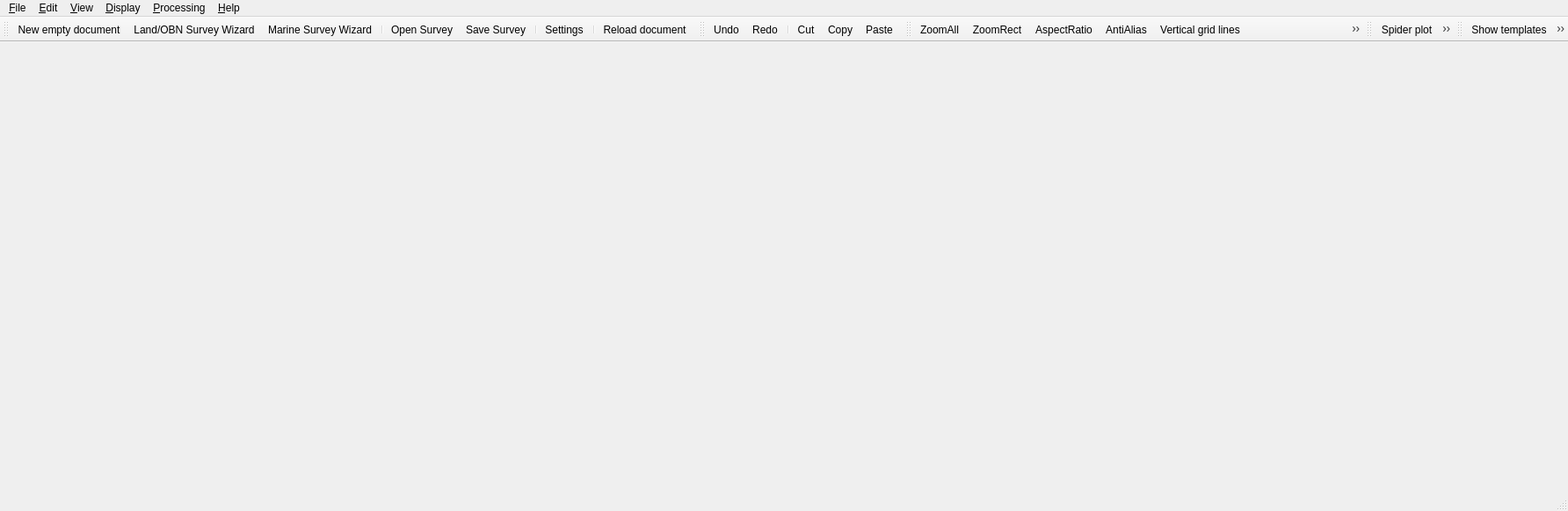
<?xml version="1.0" encoding="UTF-8"?>
<ui version="4.0">
 <class>MainWindow</class>
 <widget class="QMainWindow" name="MainWindow">
  <property name="geometry">
   <rect>
    <x>0</x>
    <y>0</y>
    <width>1784</width>
    <height>581</height>
   </rect>
  </property>
  <property name="contextMenuPolicy">
   <enum>Qt::PreventContextMenu</enum>
  </property>
  <property name="windowTitle">
   <string>Roll - 3D Seismic Survey Design</string>
  </property>
  <widget class="QWidget" name="centralwidget">
   <property name="sizePolicy">
    <sizepolicy hsizetype="Maximum" vsizetype="Preferred">
     <horstretch>0</horstretch>
     <verstretch>0</verstretch>
    </sizepolicy>
   </property>
  </widget>
  <widget class="QMenuBar" name="menubar">
   <property name="geometry">
    <rect>
     <x>0</x>
     <y>0</y>
     <width>1784</width>
     <height>22</height>
    </rect>
   </property>
   <widget class="QMenu" name="menu_File">
    <property name="title">
     <string>&amp;File</string>
    </property>
    <widget class="QMenu" name="menuNewSurvey">
     <property name="title">
      <string>&amp;New Survey</string>
     </property>
     <addaction name="actionNewLandSurvey"/>
     <addaction name="actionNewMarineSurvey"/>
     <addaction name="actionNew"/>
    </widget>
    <widget class="QMenu" name="menuExport">
     <property name="title">
      <string>Export to File</string>
     </property>
     <property name="icon">
      <iconset>
       <normalon>resources/mActionFileExport.svg</normalon>
      </iconset>
     </property>
     <widget class="QMenu" name="menuExport_Geometry_Files">
      <property name="title">
       <string>Export &amp;Geometry</string>
      </property>
      <addaction name="actionExportRecAsCsv"/>
      <addaction name="actionExportSrcAsCsv"/>
      <addaction name="actionExportRelAsCsv"/>
      <addaction name="separator"/>
      <addaction name="actionExportRecAsR01"/>
      <addaction name="actionExportSrcAsS01"/>
      <addaction name="actionExportRelAsX01"/>
     </widget>
     <widget class="QMenu" name="menu_Re_export_SPS_Files">
      <property name="title">
       <string>(Re-) export &amp;SPS</string>
      </property>
      <addaction name="actionExportRpsAsCsv"/>
      <addaction name="actionExportSpsAsCsv"/>
      <addaction name="actionExportXpsAsCsv"/>
      <addaction name="separator"/>
      <addaction name="actionExportRpsAsR01"/>
      <addaction name="actionExportSpsAsS01"/>
      <addaction name="actionExportXpsAsX01"/>
     </widget>
     <widget class="QMenu" name="menuExport_Analysis_Files">
      <property name="title">
       <string>Export &amp;Analysis</string>
      </property>
      <addaction name="actionExportFoldMap"/>
      <addaction name="actionExportMinOffsets"/>
      <addaction name="actionExportMaxOffsets"/>
      <addaction name="actionExportRmsOffsets"/>
      <addaction name="separator"/>
      <addaction name="actionExportAnaAsCsv"/>
     </widget>
     <addaction name="menuExport_Analysis_Files"/>
     <addaction name="menuExport_Geometry_Files"/>
     <addaction name="menu_Re_export_SPS_Files"/>
    </widget>
    <widget class="QMenu" name="menuOpenRecent">
     <property name="title">
      <string>Open &amp;Recent</string>
     </property>
     <property name="icon">
      <iconset>
       <normalon>resources/mActionFileRecent.svg</normalon>
      </iconset>
     </property>
     <addaction name="separator"/>
    </widget>
    <widget class="QMenu" name="menuExport_to_QGIS">
     <property name="title">
      <string>Export to QGIS</string>
     </property>
     <property name="icon">
      <iconset>
       <normaloff>resources/qgis-icon32.svg</normaloff>resources/qgis-icon32.svg</iconset>
     </property>
     <addaction name="actionExportSrcToQGIS"/>
     <addaction name="actionExportRecToQGIS"/>
     <addaction name="separator"/>
     <addaction name="actionExportSpsToQGIS"/>
     <addaction name="actionExportRpsToQGIS"/>
     <addaction name="separator"/>
     <addaction name="actionExportFoldMapToQGIS"/>
     <addaction name="actionExportMinOffsetsToQGIS"/>
     <addaction name="actionExportMaxOffsetsToQGIS"/>
     <addaction name="actionExportRmsOffsetsToQGIS"/>
     <addaction name="separator"/>
     <addaction name="actionExportAreasToQGIS"/>
    </widget>
    <addaction name="menuNewSurvey"/>
    <addaction name="separator"/>
    <addaction name="actionOpen"/>
    <addaction name="actionSave"/>
    <addaction name="actionSaveAs"/>
    <addaction name="separator"/>
    <addaction name="menuOpenRecent"/>
    <addaction name="separator"/>
    <addaction name="menuExport"/>
    <addaction name="menuExport_to_QGIS"/>
    <addaction name="actionImportSPS"/>
    <addaction name="separator"/>
    <addaction name="actionPrint"/>
    <addaction name="separator"/>
    <addaction name="actionSettings"/>
    <addaction name="separator"/>
    <addaction name="actionQuit"/>
   </widget>
   <widget class="QMenu" name="menu_View">
    <property name="title">
     <string>&amp;View</string>
    </property>
    <addaction name="actionReparseDocument"/>
    <addaction name="actionRefreshPlot"/>
    <addaction name="actionStopPainting"/>
    <addaction name="separator"/>
   </widget>
   <widget class="QMenu" name="menuEdit">
    <property name="title">
     <string>&amp;Edit</string>
    </property>
    <addaction name="actionUndo"/>
    <addaction name="actionRedo"/>
    <addaction name="separator"/>
    <addaction name="actionCut"/>
    <addaction name="actionCopy"/>
    <addaction name="actionPaste"/>
    <addaction name="actionSelectAll"/>
    <addaction name="separator"/>
    <addaction name="actionFind"/>
   </widget>
   <widget class="QMenu" name="menuHelp">
    <property name="title">
     <string>&amp;Help</string>
    </property>
    <addaction name="actionAbout"/>
    <addaction name="actionLicense"/>
    <addaction name="actionHighDpi"/>
    <addaction name="actionQGisCheatSheet"/>
    <addaction name="actionQGisRollInterface"/>
   </widget>
   <widget class="QMenu" name="menu_Processing">
    <property name="title">
     <string>&amp;Processing</string>
    </property>
    <addaction name="actionBasicBinFromTemplates"/>
    <addaction name="actionFullBinFromTemplates"/>
    <addaction name="separator"/>
    <addaction name="actionBasicBinFromGeometry"/>
    <addaction name="actionFullBinFromGeometry"/>
    <addaction name="separator"/>
    <addaction name="actionBasicBinFromSps"/>
    <addaction name="actionFullBinFromSps"/>
    <addaction name="separator"/>
    <addaction name="actionGeometryFromTemplates"/>
    <addaction name="separator"/>
    <addaction name="actionStopThread"/>
   </widget>
   <widget class="QMenu" name="menuDisplay">
    <property name="title">
     <string>&amp;Display</string>
    </property>
    <widget class="QMenu" name="menuSource_details">
     <property name="title">
      <string>Source details</string>
     </property>
     <addaction name="actionShowSrcLines"/>
     <addaction name="actionShowSrcPoints"/>
     <addaction name="actionShowSrcPatterns"/>
    </widget>
    <widget class="QMenu" name="menuReceiver_details">
     <property name="title">
      <string>Receiver details</string>
     </property>
     <addaction name="actionShowRecLines"/>
     <addaction name="actionShowRecPoints"/>
     <addaction name="actionShowRecPatterns"/>
    </widget>
    <widget class="QMenu" name="menuGenerated_geometry">
     <property name="title">
      <string>Generated geometry</string>
     </property>
     <addaction name="actionSrcPoints"/>
     <addaction name="actionRecPoints"/>
    </widget>
    <widget class="QMenu" name="menuImported_geometry">
     <property name="title">
      <string>Imported geometry</string>
     </property>
     <addaction name="actionSpsPoints"/>
     <addaction name="actionRpsPoints"/>
    </widget>
    <widget class="QMenu" name="menuShow_areas">
     <property name="title">
      <string>Show areas</string>
     </property>
     <addaction name="actionShowCmpArea"/>
     <addaction name="actionShowSrcArea"/>
     <addaction name="actionShowRecArea"/>
    </widget>
    <widget class="QMenu" name="menuDesign_details">
     <property name="title">
      <string>Max Level of Detail</string>
     </property>
     <addaction name="actionShowBlocks"/>
     <addaction name="actionShowTemplates"/>
     <addaction name="actionShowLines"/>
     <addaction name="actionShowPoints"/>
     <addaction name="actionShowPatterns"/>
    </widget>
    <addaction name="actionTemplateDetails"/>
    <addaction name="actionTemplates"/>
    <addaction name="menuShow_areas"/>
    <addaction name="menuSource_details"/>
    <addaction name="menuReceiver_details"/>
    <addaction name="menuDesign_details"/>
    <addaction name="separator"/>
    <addaction name="actionGeometryDetails"/>
    <addaction name="menuGenerated_geometry"/>
    <addaction name="menuImported_geometry"/>
    <addaction name="actionAllPoints"/>
    <addaction name="separator"/>
    <addaction name="actionAnalysisDetails"/>
    <addaction name="actionNone"/>
    <addaction name="actionArea"/>
    <addaction name="actionFold"/>
    <addaction name="actionMinO"/>
    <addaction name="actionMaxO"/>
    <addaction name="actionRmsO"/>
    <addaction name="separator"/>
    <addaction name="actionSpider"/>
    <addaction name="separator"/>
    <addaction name="actionMoveRt"/>
    <addaction name="actionMoveLt"/>
    <addaction name="actionMoveUp"/>
    <addaction name="actionMoveDn"/>
   </widget>
   <addaction name="menu_File"/>
   <addaction name="menuEdit"/>
   <addaction name="menu_View"/>
   <addaction name="menuDisplay"/>
   <addaction name="menu_Processing"/>
   <addaction name="menuHelp"/>
  </widget>
  <widget class="QStatusBar" name="statusbar"/>
  <widget class="QToolBar" name="fileBar">
   <property name="windowTitle">
    <string>&amp;File bar</string>
   </property>
   <attribute name="toolBarArea">
    <enum>TopToolBarArea</enum>
   </attribute>
   <attribute name="toolBarBreak">
    <bool>false</bool>
   </attribute>
   <addaction name="actionNew"/>
   <addaction name="actionNewLandSurvey"/>
   <addaction name="actionNewMarineSurvey"/>
   <addaction name="separator"/>
   <addaction name="actionOpen"/>
   <addaction name="actionSave"/>
   <addaction name="separator"/>
   <addaction name="actionSettings"/>
   <addaction name="separator"/>
   <addaction name="actionReparseDocument"/>
  </widget>
  <widget class="QToolBar" name="editBar">
   <property name="windowTitle">
    <string>&amp;Edit bar</string>
   </property>
   <attribute name="toolBarArea">
    <enum>TopToolBarArea</enum>
   </attribute>
   <attribute name="toolBarBreak">
    <bool>false</bool>
   </attribute>
   <addaction name="actionUndo"/>
   <addaction name="actionRedo"/>
   <addaction name="separator"/>
   <addaction name="actionCut"/>
   <addaction name="actionCopy"/>
   <addaction name="actionPaste"/>
  </widget>
  <widget class="QToolBar" name="graphBar">
   <property name="windowTitle">
    <string>&amp;Graph bar</string>
   </property>
   <attribute name="toolBarArea">
    <enum>TopToolBarArea</enum>
   </attribute>
   <attribute name="toolBarBreak">
    <bool>false</bool>
   </attribute>
   <addaction name="actionZoomAll"/>
   <addaction name="actionZoomRect"/>
   <addaction name="actionAspectRatio"/>
   <addaction name="actionAntiAlias"/>
   <addaction name="actionPlotGridX"/>
   <addaction name="actionPlotGridY"/>
   <addaction name="actionProjected"/>
   <addaction name="actionRuler"/>
  </widget>
  <widget class="QToolBar" name="moveBar">
   <property name="windowTitle">
    <string>S&amp;pider bar</string>
   </property>
   <attribute name="toolBarArea">
    <enum>TopToolBarArea</enum>
   </attribute>
   <attribute name="toolBarBreak">
    <bool>false</bool>
   </attribute>
   <addaction name="actionSpider"/>
   <addaction name="separator"/>
   <addaction name="actionMoveLt"/>
   <addaction name="actionMoveRt"/>
   <addaction name="actionMoveUp"/>
   <addaction name="actionMoveDn"/>
  </widget>
  <widget class="QToolBar" name="paintBar">
   <property name="windowTitle">
    <string>&amp;Template bar</string>
   </property>
   <attribute name="toolBarArea">
    <enum>TopToolBarArea</enum>
   </attribute>
   <attribute name="toolBarBreak">
    <bool>false</bool>
   </attribute>
   <addaction name="actionTemplates"/>
   <addaction name="actionRefreshPlot"/>
   <addaction name="separator"/>
   <addaction name="actionShowBlocks"/>
   <addaction name="actionShowTemplates"/>
   <addaction name="actionShowLines"/>
   <addaction name="actionShowPoints"/>
   <addaction name="actionShowPatterns"/>
   <addaction name="separator"/>
   <addaction name="actionShowCmpArea"/>
   <addaction name="actionShowSrcArea"/>
   <addaction name="actionShowRecArea"/>
   <addaction name="separator"/>
   <addaction name="actionShowSrcLines"/>
   <addaction name="actionShowSrcPoints"/>
   <addaction name="actionShowSrcPatterns"/>
   <addaction name="separator"/>
   <addaction name="actionShowRecLines"/>
   <addaction name="actionShowRecPoints"/>
   <addaction name="actionShowRecPatterns"/>
  </widget>
  <action name="actionOpen">
   <property name="icon">
    <iconset>
     <normaloff>resources/file_open.svg</normaloff>resources/file_open.svg</iconset>
   </property>
   <property name="text">
    <string>Open Survey</string>
   </property>
   <property name="shortcut">
    <string>Ctrl+O</string>
   </property>
  </action>
  <action name="actionClose">
   <property name="icon">
    <iconset>
     <normaloff>resources/mActionFileClose.svg</normaloff>resources/mActionFileClose.svg</iconset>
   </property>
   <property name="text">
    <string>&amp;Close Survey</string>
   </property>
  </action>
  <action name="actionNewLandSurvey">
   <property name="icon">
    <iconset>
     <normaloff>resources/Land_new.svg</normaloff>resources/Land_new.svg</iconset>
   </property>
   <property name="text">
    <string>&amp;Land/OBN Survey Wizard</string>
   </property>
   <property name="toolTip">
    <string>Start the Land/OBN Wizard</string>
   </property>
   <property name="shortcut">
    <string>Ctrl+Shift+L</string>
   </property>
  </action>
  <action name="actionNewMarineSurvey">
   <property name="icon">
    <iconset>
     <normaloff>resources/Marine_new.svg</normaloff>resources/Marine_new.svg</iconset>
   </property>
   <property name="text">
    <string>&amp;Marine Survey Wizard</string>
   </property>
   <property name="toolTip">
    <string>Start Marine Wizard</string>
   </property>
   <property name="shortcut">
    <string>Ctrl+Shift+M</string>
   </property>
  </action>
  <action name="actionSave">
   <property name="icon">
    <iconset>
     <normaloff>resources/file_save.svg</normaloff>resources/file_save.svg</iconset>
   </property>
   <property name="text">
    <string>&amp;Save Survey</string>
   </property>
   <property name="shortcut">
    <string>Ctrl+S</string>
   </property>
  </action>
  <action name="actionZoomIn">
   <property name="icon">
    <iconset>
     <normaloff>resources/mActionZoomIn.svg</normaloff>resources/mActionZoomIn.svg</iconset>
   </property>
   <property name="text">
    <string>Zoom &amp;In</string>
   </property>
   <property name="shortcut">
    <string>Ctrl+Alt++</string>
   </property>
  </action>
  <action name="actionZoomOut">
   <property name="icon">
    <iconset>
     <normaloff>resources/mActionZoomOut.svg</normaloff>resources/mActionZoomOut.svg</iconset>
   </property>
   <property name="text">
    <string>Zoom &amp;Out</string>
   </property>
   <property name="shortcut">
    <string>Ctrl+Alt+-</string>
   </property>
  </action>
  <action name="actionQuit">
   <property name="icon">
    <iconset>
     <normaloff>resources/mActionPluginExit.svg</normaloff>resources/mActionPluginExit.svg</iconset>
   </property>
   <property name="text">
    <string>&amp;Exit Plugin</string>
   </property>
  </action>
  <action name="actionReparseDocument">
   <property name="icon">
    <iconset>
     <normaloff>resources/mActionRefresh.svg</normaloff>resources/mActionRefresh.svg</iconset>
   </property>
   <property name="text">
    <string>Reload document</string>
   </property>
   <property name="toolTip">
    <string>Reparse document from XML pane</string>
   </property>
   <property name="shortcut">
    <string>Ctrl+F5</string>
   </property>
  </action>
  <action name="actionCopy">
   <property name="icon">
    <iconset>
     <normaloff>resources/mActionEditCopy.svg</normaloff>resources/mActionEditCopy.svg</iconset>
   </property>
   <property name="text">
    <string>Copy</string>
   </property>
   <property name="toolTip">
    <string>Copy selection to clipboard</string>
   </property>
   <property name="shortcut">
    <string>Ctrl+C</string>
   </property>
  </action>
  <action name="actionPaste">
   <property name="icon">
    <iconset>
     <normaloff>resources/mActionEditPaste.svg</normaloff>resources/mActionEditPaste.svg</iconset>
   </property>
   <property name="text">
    <string>&amp;Paste</string>
   </property>
   <property name="toolTip">
    <string>Paste from clipboard</string>
   </property>
   <property name="shortcut">
    <string>Ctrl+V</string>
   </property>
  </action>
  <action name="actionSelectAll">
   <property name="icon">
    <iconset>
     <normaloff>resources/icons8-select-all-48.png</normaloff>resources/icons8-select-all-48.png</iconset>
   </property>
   <property name="text">
    <string>Select &amp;All</string>
   </property>
   <property name="shortcut">
    <string>Ctrl+A</string>
   </property>
  </action>
  <action name="actionCut">
   <property name="icon">
    <iconset>
     <normaloff>resources/mActionEditCut.svg</normaloff>resources/mActionEditCut.svg</iconset>
   </property>
   <property name="text">
    <string>Cut</string>
   </property>
   <property name="toolTip">
    <string>Cut selection to clipboard</string>
   </property>
   <property name="shortcut">
    <string>Ctrl+X</string>
   </property>
  </action>
  <action name="actionUndo">
   <property name="icon">
    <iconset>
     <normaloff>resources/mActionUndo.svg</normaloff>resources/mActionUndo.svg</iconset>
   </property>
   <property name="text">
    <string>&amp;Undo</string>
   </property>
   <property name="toolTip">
    <string>Undo last change</string>
   </property>
   <property name="shortcut">
    <string>Ctrl+Z</string>
   </property>
  </action>
  <action name="actionRedo">
   <property name="icon">
    <iconset>
     <normaloff>resources/mActionRedo.svg</normaloff>resources/mActionRedo.svg</iconset>
   </property>
   <property name="text">
    <string>Redo</string>
   </property>
   <property name="toolTip">
    <string>Redo last change</string>
   </property>
   <property name="shortcut">
    <string>Ctrl+Y</string>
   </property>
  </action>
  <action name="actionDelete">
   <property name="icon">
    <iconset>
     <normaloff>resources/mActionDeleteModelComponent.svg</normaloff>resources/mActionDeleteModelComponent.svg</iconset>
   </property>
   <property name="text">
    <string>Delete</string>
   </property>
   <property name="toolTip">
    <string>Delete selection</string>
   </property>
   <property name="shortcut">
    <string>Del</string>
   </property>
  </action>
  <action name="actionSaveAs">
   <property name="icon">
    <iconset>
     <normaloff>resources/mActionFileSaveAs.svg</normaloff>resources/mActionFileSaveAs.svg</iconset>
   </property>
   <property name="text">
    <string>Save Survey &amp;As...</string>
   </property>
   <property name="toolTip">
    <string>Save  As...</string>
   </property>
   <property name="shortcut">
    <string>Ctrl+Shift+S</string>
   </property>
  </action>
  <action name="actionAbout">
   <property name="icon">
    <iconset>
     <normaloff>icon.png</normaloff>icon.png</iconset>
   </property>
   <property name="text">
    <string>About</string>
   </property>
   <property name="toolTip">
    <string>About Roll</string>
   </property>
  </action>
  <action name="actionSettings">
   <property name="icon">
    <iconset>
     <normaloff>resources/settings.svg</normaloff>resources/settings.svg</iconset>
   </property>
   <property name="text">
    <string>Settings</string>
   </property>
   <property name="toolTip">
    <string>Plugin Settings</string>
   </property>
  </action>
  <action name="actionZoomAll">
   <property name="icon">
    <iconset>
     <normaloff>resources/mActionZoomFullExtent.svg</normaloff>resources/mActionZoomFullExtent.svg</iconset>
   </property>
   <property name="text">
    <string>ZoomAll</string>
   </property>
   <property name="toolTip">
    <string>View all data</string>
   </property>
   <property name="shortcut">
    <string>Ctrl+Shift+A</string>
   </property>
  </action>
  <action name="actionAspectRatio">
   <property name="checkable">
    <bool>true</bool>
   </property>
   <property name="icon">
    <iconset>
     <normaloff>resources/mActionZoomAspectRatio.svg</normaloff>resources/mActionZoomAspectRatio.svg</iconset>
   </property>
   <property name="text">
    <string>AspectRatio</string>
   </property>
   <property name="toolTip">
    <string>Use equal X:Y aspect ratio</string>
   </property>
  </action>
  <action name="actionNew">
   <property name="icon">
    <iconset>
     <normaloff>resources/file_new.svg</normaloff>resources/file_new.svg</iconset>
   </property>
   <property name="text">
    <string>&amp;New empty document</string>
   </property>
   <property name="toolTip">
    <string>Create a new empty survey document</string>
   </property>
   <property name="shortcut">
    <string>Ctrl+N</string>
   </property>
  </action>
  <action name="actionAntiAlias">
   <property name="checkable">
    <bool>true</bool>
   </property>
   <property name="icon">
    <iconset>
     <normaloff>resources/mActionPlotAntiAlias.svg</normaloff>resources/mActionPlotAntiAlias.svg</iconset>
   </property>
   <property name="text">
    <string>AntiAlias</string>
   </property>
   <property name="toolTip">
    <string>Use anti-aliased plotting</string>
   </property>
  </action>
  <action name="actionZoomRect">
   <property name="checkable">
    <bool>true</bool>
   </property>
   <property name="icon">
    <iconset>
     <normaloff>resources/mActionZoomToSelected.svg</normaloff>resources/mActionZoomToSelected.svg</iconset>
   </property>
   <property name="text">
    <string>ZoomRect</string>
   </property>
   <property name="toolTip">
    <string>Zoom to selection rectangle</string>
   </property>
  </action>
  <action name="actionPlotGridX">
   <property name="checkable">
    <bool>true</bool>
   </property>
   <property name="icon">
    <iconset>
     <normaloff>resources/mActionHorizontalGrid.svg</normaloff>resources/mActionHorizontalGrid.svg</iconset>
   </property>
   <property name="text">
    <string>Vertical grid lines</string>
   </property>
   <property name="toolTip">
    <string>Show vertical grid lines</string>
   </property>
  </action>
  <action name="actionProjected">
   <property name="checkable">
    <bool>true</bool>
   </property>
   <property name="icon">
    <iconset>
     <normaloff>resources/earth2.svg</normaloff>resources/earth2.svg</iconset>
   </property>
   <property name="text">
    <string>Projected</string>
   </property>
   <property name="toolTip">
    <string>Use global coordinates</string>
   </property>
   <property name="shortcut">
    <string>Ctrl+Shift+P</string>
   </property>
  </action>
  <action name="actionPrint">
   <property name="icon">
    <iconset>
     <normaloff>resources/mActionFilePrint.svg</normaloff>resources/mActionFilePrint.svg</iconset>
   </property>
   <property name="text">
    <string>Print</string>
   </property>
   <property name="shortcut">
    <string>Ctrl+P</string>
   </property>
  </action>
  <action name="actionOpenGL">
   <property name="checkable">
    <bool>true</bool>
   </property>
   <property name="icon">
    <iconset>
     <normaloff>resources/mActionPlotOpenGL.svg</normaloff>resources/mActionPlotOpenGL.svg</iconset>
   </property>
   <property name="text">
    <string>OpenGL</string>
   </property>
   <property name="toolTip">
    <string>display using Open GL</string>
   </property>
  </action>
  <action name="actionRuler">
   <property name="checkable">
    <bool>true</bool>
   </property>
   <property name="icon">
    <iconset>
     <normaloff>resources/mActionPlotRuler.svg</normaloff>resources/mActionPlotRuler.svg</iconset>
   </property>
   <property name="text">
    <string>Ruler</string>
   </property>
   <property name="toolTip">
    <string>Show Ruler</string>
   </property>
  </action>
  <action name="actionBasicBinFromTemplates">
   <property name="icon">
    <iconset>
     <normaloff>resources/mActionBasicBinFromTemplates.svg</normaloff>resources/mActionBasicBinFromTemplates.svg</iconset>
   </property>
   <property name="text">
    <string>&amp;Basic Binning from Templates</string>
   </property>
   <property name="shortcut">
    <string>Ctrl+B</string>
   </property>
  </action>
  <action name="actionStopThread">
   <property name="icon">
    <iconset>
     <normaloff>resources/mActionStopThread.svg</normaloff>resources/mActionStopThread.svg</iconset>
   </property>
   <property name="text">
    <string>&amp;Stop Processing thread</string>
   </property>
   <property name="shortcut">
    <string>Esc</string>
   </property>
  </action>
  <action name="actionExportFoldMap">
   <property name="text">
    <string>Fold Map - as GeoTiff file</string>
   </property>
  </action>
  <action name="actionExportMinOffsets">
   <property name="text">
    <string>Min Offset - as GeoTiff file</string>
   </property>
  </action>
  <action name="actionExportMaxOffsets">
   <property name="text">
    <string>Max Offset - as GeoTiff file</string>
   </property>
  </action>
  <action name="actionFullBinFromTemplates">
   <property name="icon">
    <iconset>
     <normaloff>resources/mActionFullBinFromTemplates2.svg</normaloff>resources/mActionFullBinFromTemplates2.svg</iconset>
   </property>
   <property name="text">
    <string>&amp;Full Binning from Templates</string>
   </property>
   <property name="toolTip">
    <string>Extensive Binning from Templates</string>
   </property>
   <property name="shortcut">
    <string>Ctrl+Shift+B</string>
   </property>
  </action>
  <action name="actionExportAnaAsCsv">
   <property name="text">
    <string>Tace records - as CSV file</string>
   </property>
  </action>
  <action name="actionLicense">
   <property name="icon">
    <iconset>
     <normaloff>resources/mActionLicense.svg</normaloff>resources/mActionLicense.svg</iconset>
   </property>
   <property name="text">
    <string>&amp;License</string>
   </property>
   <property name="toolTip">
    <string>License information</string>
   </property>
  </action>
  <action name="actionImportSPS">
   <property name="icon">
    <iconset>
     <normaloff>resources/file_import_sps.svg</normaloff>resources/file_import_sps.svg</iconset>
   </property>
   <property name="text">
    <string>Import SPS files...</string>
   </property>
  </action>
  <action name="actionExportRpsAsCsv">
   <property name="text">
    <string>&amp;RPS records - as CSV file</string>
   </property>
  </action>
  <action name="actionExportSpsAsCsv">
   <property name="text">
    <string>SPS records - as CSV file</string>
   </property>
  </action>
  <action name="actionExportXpsAsCsv">
   <property name="text">
    <string>XPS records - as CSV file</string>
   </property>
  </action>
  <action name="actionGeometryFromTemplates">
   <property name="icon">
    <iconset>
     <normaloff>resources/mActionGeomFromTemplates.svg</normaloff>resources/mActionGeomFromTemplates.svg</iconset>
   </property>
   <property name="text">
    <string>Create Geometry from Templates</string>
   </property>
   <property name="shortcut">
    <string>Alt+G</string>
   </property>
  </action>
  <action name="actionBasicBinFromGeometry">
   <property name="icon">
    <iconset>
     <normaloff>resources/mActionBasicBinFromGeometry.svg</normaloff>resources/mActionBasicBinFromGeometry.svg</iconset>
   </property>
   <property name="text">
    <string>Basic Binning from Geometry</string>
   </property>
   <property name="shortcut">
    <string>Ctrl+G</string>
   </property>
  </action>
  <action name="actionFullBinFromGeometry">
   <property name="icon">
    <iconset>
     <normaloff>resources/mActionFullBinFromGeometry2.svg</normaloff>resources/mActionFullBinFromGeometry2.svg</iconset>
   </property>
   <property name="text">
    <string>Full Binning from Geometry</string>
   </property>
   <property name="shortcut">
    <string>Ctrl+Shift+G</string>
   </property>
  </action>
  <action name="actionExportRecAsCsv">
   <property name="text">
    <string>REC records - as CSV file</string>
   </property>
  </action>
  <action name="actionExportSrcAsCsv">
   <property name="text">
    <string>SRC records - as CSV file</string>
   </property>
  </action>
  <action name="actionExportRelAsCsv">
   <property name="text">
    <string>REL records - as CSV file</string>
   </property>
  </action>
  <action name="actionExportRecAsR01">
   <property name="text">
    <string>REC records - as R01 file</string>
   </property>
  </action>
  <action name="actionExportSrcAsS01">
   <property name="text">
    <string>SRC records - as S01 file</string>
   </property>
  </action>
  <action name="actionExportRelAsX01">
   <property name="text">
    <string>REL records - as X01 file</string>
   </property>
  </action>
  <action name="actionExportRpsAsR01">
   <property name="text">
    <string>RPS records - as R01 file</string>
   </property>
  </action>
  <action name="actionExportSpsAsS01">
   <property name="text">
    <string>SPS records - as S01 file</string>
   </property>
  </action>
  <action name="actionExportXpsAsX01">
   <property name="text">
    <string>XPS records - as X01 file</string>
   </property>
  </action>
  <action name="actionBasicBinFromSps">
   <property name="icon">
    <iconset>
     <normaloff>resources/mActionBasicBinFromSps.svg</normaloff>resources/mActionBasicBinFromSps.svg</iconset>
   </property>
   <property name="text">
    <string>Basic Binning from &amp;Imported SPS</string>
   </property>
   <property name="toolTip">
    <string>Basic Binning from &amp;Imported SPS</string>
   </property>
   <property name="shortcut">
    <string>Ctrl+I</string>
   </property>
  </action>
  <action name="actionFullBinFromSps">
   <property name="icon">
    <iconset>
     <normaloff>resources/mActionFullBinFromSps2.svg</normaloff>resources/mActionFullBinFromSps2.svg</iconset>
   </property>
   <property name="text">
    <string>Full Binning from I&amp;mported SPS</string>
   </property>
   <property name="toolTip">
    <string>Full Binning from I&amp;mported SPS</string>
   </property>
   <property name="shortcut">
    <string>Ctrl+Shift+I</string>
   </property>
  </action>
  <action name="actionFind">
   <property name="icon">
    <iconset>
     <normaloff>resources/mActionEditFind.svg</normaloff>resources/mActionEditFind.svg</iconset>
   </property>
   <property name="text">
    <string>Find</string>
   </property>
   <property name="shortcut">
    <string>Ctrl+F</string>
   </property>
  </action>
  <action name="actionPlotGridY">
   <property name="checkable">
    <bool>true</bool>
   </property>
   <property name="icon">
    <iconset>
     <normaloff>resources/mActionVerticalGrid.svg</normaloff>resources/mActionVerticalGrid.svg</iconset>
   </property>
   <property name="text">
    <string>Horizontal grid lines</string>
   </property>
   <property name="toolTip">
    <string>Show horizontal grid lines</string>
   </property>
  </action>
  <action name="actionExportRmsOffsets">
   <property name="text">
    <string>Rms Offset - as GeoTiff file</string>
   </property>
  </action>
  <action name="actionHighDpi">
   <property name="icon">
    <iconset>
     <normaloff>resources/icons8-bug-64.png</normaloff>resources/icons8-bug-64.png</iconset>
   </property>
   <property name="text">
    <string>High DPI Monitors</string>
   </property>
  </action>
  <action name="actionMoveRt">
   <property name="icon">
    <iconset>
     <normaloff>resources/mActionArrowRight.svg</normaloff>resources/mActionArrowRight.svg</iconset>
   </property>
   <property name="text">
    <string>Move Right</string>
   </property>
   <property name="toolTip">
    <string>Move Right</string>
   </property>
  </action>
  <action name="actionMoveLt">
   <property name="icon">
    <iconset>
     <normaloff>resources/mActionArrowLeft.svg</normaloff>resources/mActionArrowLeft.svg</iconset>
   </property>
   <property name="text">
    <string>Move Left</string>
   </property>
   <property name="toolTip">
    <string>Move Left</string>
   </property>
  </action>
  <action name="actionMoveUp">
   <property name="icon">
    <iconset>
     <normaloff>resources/mActionArrowUp.svg</normaloff>resources/mActionArrowUp.svg</iconset>
   </property>
   <property name="text">
    <string>Move Up</string>
   </property>
   <property name="toolTip">
    <string>Move Up</string>
   </property>
  </action>
  <action name="actionMoveDn">
   <property name="icon">
    <iconset>
     <normaloff>resources/mActionArrowDown.svg</normaloff>resources/mActionArrowDown.svg</iconset>
   </property>
   <property name="text">
    <string>Move Down</string>
   </property>
   <property name="toolTip">
    <string>Move Down</string>
   </property>
  </action>
  <action name="actionExportFoldMapToQGIS">
   <property name="text">
    <string>Export Fold Map to QGIS</string>
   </property>
  </action>
  <action name="actionExportMinOffsetsToQGIS">
   <property name="text">
    <string>Export Min Offsets to QGIS</string>
   </property>
  </action>
  <action name="actionExportMaxOffsetsToQGIS">
   <property name="text">
    <string>Export Max Offsets to QGIS</string>
   </property>
  </action>
  <action name="actionExportRmsOffsetsToQGIS">
   <property name="text">
    <string>Export RMS Offsets to QGIS</string>
   </property>
  </action>
  <action name="actionExportSrcToQGIS">
   <property name="text">
    <string>Export SRC Records to QGIS</string>
   </property>
  </action>
  <action name="actionExportRecToQGIS">
   <property name="text">
    <string>Export REC Records to QGIS</string>
   </property>
  </action>
  <action name="actionExportSpsToQGIS">
   <property name="text">
    <string>Export SPS Records to QGIS</string>
   </property>
  </action>
  <action name="actionExportRpsToQGIS">
   <property name="text">
    <string>Export RPS Records to QGIS</string>
   </property>
  </action>
  <action name="actionTemplates">
   <property name="checkable">
    <bool>true</bool>
   </property>
   <property name="icon">
    <iconset>
     <normaloff>resources/mActionTemplates.svg</normaloff>resources/mActionTemplates.svg</iconset>
   </property>
   <property name="text">
    <string>Show templates</string>
   </property>
   <property name="toolTip">
    <string>Show templates</string>
   </property>
   <property name="iconVisibleInMenu">
    <bool>true</bool>
   </property>
  </action>
  <action name="actionRecPoints">
   <property name="checkable">
    <bool>true</bool>
   </property>
   <property name="text">
    <string>REC points</string>
   </property>
   <property name="toolTip">
    <string>Show receiver points in Layout view</string>
   </property>
  </action>
  <action name="actionSrcPoints">
   <property name="checkable">
    <bool>true</bool>
   </property>
   <property name="text">
    <string>SRC points</string>
   </property>
   <property name="toolTip">
    <string>Show source points in Layout view</string>
   </property>
  </action>
  <action name="actionSpsPoints">
   <property name="checkable">
    <bool>true</bool>
   </property>
   <property name="text">
    <string>SPS points</string>
   </property>
   <property name="toolTip">
    <string>Show SPS source points in Layout view</string>
   </property>
  </action>
  <action name="actionAnalysisDetails">
   <property name="text">
    <string>Analysis details</string>
   </property>
   <property name="font">
    <font>
     <weight>75</weight>
     <bold>true</bold>
    </font>
   </property>
  </action>
  <action name="actionNone">
   <property name="checkable">
    <bool>true</bool>
   </property>
   <property name="text">
    <string>None</string>
   </property>
   <property name="toolTip">
    <string>Don't show an analysis figure</string>
   </property>
  </action>
  <action name="actionFold">
   <property name="checkable">
    <bool>true</bool>
   </property>
   <property name="text">
    <string>Fold Map</string>
   </property>
   <property name="toolTip">
    <string>Show fold map in Layout view</string>
   </property>
  </action>
  <action name="actionMinO">
   <property name="checkable">
    <bool>true</bool>
   </property>
   <property name="text">
    <string>Min Offsets</string>
   </property>
   <property name="toolTip">
    <string>Show minimum offsets in Layout view</string>
   </property>
  </action>
  <action name="actionMaxO">
   <property name="checkable">
    <bool>true</bool>
   </property>
   <property name="text">
    <string>Max Offsets</string>
   </property>
   <property name="toolTip">
    <string>Show maximum offsets in Layout view</string>
   </property>
  </action>
  <action name="actionRmsO">
   <property name="checkable">
    <bool>true</bool>
   </property>
   <property name="text">
    <string>RMS Offset inc</string>
   </property>
   <property name="toolTip">
    <string>Show RMS offset incremenents in Layout view</string>
   </property>
  </action>
  <action name="actionSpider">
   <property name="checkable">
    <bool>true</bool>
   </property>
   <property name="icon">
    <iconset>
     <normaloff>resources/mActionSpider.svg</normaloff>resources/mActionSpider.svg</iconset>
   </property>
   <property name="text">
    <string>Spider plot</string>
   </property>
   <property name="toolTip">
    <string>Show Spider plot in Layout area</string>
   </property>
  </action>
  <action name="actionExportAreasToQGIS">
   <property name="text">
    <string>Export Map Outlines to QGIS</string>
   </property>
   <property name="toolTip">
    <string>Export Src, Rec, CMP  &amp; Binning Area to QGIS</string>
   </property>
  </action>
  <action name="actionPatternLayout">
   <property name="checkable">
    <bool>true</bool>
   </property>
   <property name="text">
    <string>Pattern Layout</string>
   </property>
   <property name="toolTip">
    <string>Show Pattern Layout(s)</string>
   </property>
  </action>
  <action name="actionPattern_kx_ky">
   <property name="checkable">
    <bool>true</bool>
   </property>
   <property name="text">
    <string>kx-ky Response</string>
   </property>
   <property name="toolTip">
    <string>Show kx-ky pattern response</string>
   </property>
  </action>
  <action name="actionStackResponse">
   <property name="checkable">
    <bool>true</bool>
   </property>
   <property name="text">
    <string>Stack only</string>
   </property>
   <property name="toolTip">
    <string>Just the stack response</string>
   </property>
  </action>
  <action name="actionStackPatterns">
   <property name="checkable">
    <bool>true</bool>
   </property>
   <property name="text">
    <string>with array(s)</string>
   </property>
   <property name="toolTip">
    <string>stack convolved with pattern(s)</string>
   </property>
  </action>
  <action name="actionShowSrcPatterns">
   <property name="checkable">
    <bool>true</bool>
   </property>
   <property name="icon">
    <iconset>
     <normaloff>resources/mActionSrcPatterns.svg</normaloff>resources/mActionSrcPatterns.svg</iconset>
   </property>
   <property name="text">
    <string>Show source patterns</string>
   </property>
   <property name="toolTip">
    <string>source patterns</string>
   </property>
  </action>
  <action name="actionShowSrcPoints">
   <property name="checkable">
    <bool>true</bool>
   </property>
   <property name="icon">
    <iconset>
     <normaloff>resources/mActionSrcPoints.svg</normaloff>resources/mActionSrcPoints.svg</iconset>
   </property>
   <property name="text">
    <string>Show source points</string>
   </property>
   <property name="toolTip">
    <string>source points</string>
   </property>
  </action>
  <action name="actionShowSrcLines">
   <property name="checkable">
    <bool>true</bool>
   </property>
   <property name="icon">
    <iconset>
     <normaloff>resources/mActionSrcLines.svg</normaloff>resources/mActionSrcLines.svg</iconset>
   </property>
   <property name="text">
    <string>Show source lines</string>
   </property>
   <property name="toolTip">
    <string>source lines</string>
   </property>
  </action>
  <action name="actionShowRecPatterns">
   <property name="checkable">
    <bool>true</bool>
   </property>
   <property name="icon">
    <iconset>
     <normaloff>resources/mActionRecPatterns.svg</normaloff>resources/mActionRecPatterns.svg</iconset>
   </property>
   <property name="text">
    <string>Show receiver patterns</string>
   </property>
   <property name="toolTip">
    <string>receiver patterns</string>
   </property>
  </action>
  <action name="actionShowRecPoints">
   <property name="checkable">
    <bool>true</bool>
   </property>
   <property name="icon">
    <iconset>
     <normaloff>resources/mActionRecPoints.svg</normaloff>resources/mActionRecPoints.svg</iconset>
   </property>
   <property name="text">
    <string>Show receiver points</string>
   </property>
   <property name="toolTip">
    <string>receiver points</string>
   </property>
  </action>
  <action name="actionShowRecLines">
   <property name="checkable">
    <bool>true</bool>
   </property>
   <property name="icon">
    <iconset>
     <normaloff>resources/mActionRecLines.svg</normaloff>resources/mActionRecLines.svg</iconset>
   </property>
   <property name="text">
    <string>Show receiver lines</string>
   </property>
   <property name="toolTip">
    <string>receiver lines</string>
   </property>
  </action>
  <action name="actionTemplateDetails">
   <property name="text">
    <string>Template details</string>
   </property>
   <property name="toolTip">
    <string>Template details</string>
   </property>
   <property name="font">
    <font>
     <weight>75</weight>
     <bold>true</bold>
    </font>
   </property>
  </action>
  <action name="actionGeometryDetails">
   <property name="text">
    <string>Geometry details</string>
   </property>
   <property name="toolTip">
    <string>Geometry details</string>
   </property>
   <property name="font">
    <font>
     <weight>75</weight>
     <bold>true</bold>
    </font>
   </property>
  </action>
  <action name="actionRpsPoints">
   <property name="checkable">
    <bool>true</bool>
   </property>
   <property name="text">
    <string>RPS points</string>
   </property>
   <property name="toolTip">
    <string>Show RPS receiver points in Layout view</string>
   </property>
  </action>
  <action name="actionAllPoints">
   <property name="checkable">
    <bool>true</bool>
   </property>
   <property name="text">
    <string>Idle points</string>
   </property>
   <property name="toolTip">
    <string>Also show inactive points in Layout view</string>
   </property>
  </action>
  <action name="actionShowSrcArea">
   <property name="checkable">
    <bool>true</bool>
   </property>
   <property name="icon">
    <iconset>
     <normaloff>resources/mActionSrcArea.svg</normaloff>resources/mActionSrcArea.svg</iconset>
   </property>
   <property name="text">
    <string>Show source areas</string>
   </property>
   <property name="toolTip">
    <string>source areas</string>
   </property>
  </action>
  <action name="actionShowRecArea">
   <property name="checkable">
    <bool>true</bool>
   </property>
   <property name="icon">
    <iconset>
     <normaloff>resources/mActionRecArea.svg</normaloff>resources/mActionRecArea.svg</iconset>
   </property>
   <property name="text">
    <string>Show receiver areas</string>
   </property>
   <property name="toolTip">
    <string>receiver areas</string>
   </property>
  </action>
  <action name="actionShowCmpArea">
   <property name="checkable">
    <bool>true</bool>
   </property>
   <property name="icon">
    <iconset>
     <normaloff>resources/mActionCmpArea.svg</normaloff>resources/mActionCmpArea.svg</iconset>
   </property>
   <property name="text">
    <string>Show CMP areas</string>
   </property>
   <property name="toolTip">
    <string>Show CMP areas</string>
   </property>
  </action>
  <action name="actionShowBlocks">
   <property name="checkable">
    <bool>true</bool>
   </property>
   <property name="icon">
    <iconset>
     <normaloff>resources/mActionShowBlocks.svg</normaloff>resources/mActionShowBlocks.svg</iconset>
   </property>
   <property name="text">
    <string>Show blocks</string>
   </property>
   <property name="toolTip">
    <string>Show individual survey blocks</string>
   </property>
   <property name="iconVisibleInMenu">
    <bool>false</bool>
   </property>
  </action>
  <action name="actionShowTemplates">
   <property name="checkable">
    <bool>true</bool>
   </property>
   <property name="icon">
    <iconset>
     <normaloff>resources/mActionShowTemplates.svg</normaloff>resources/mActionShowTemplates.svg</iconset>
   </property>
   <property name="text">
    <string>Show templates</string>
   </property>
   <property name="toolTip">
    <string>Show individual templates</string>
   </property>
   <property name="iconVisibleInMenu">
    <bool>false</bool>
   </property>
  </action>
  <action name="actionShowLines">
   <property name="checkable">
    <bool>true</bool>
   </property>
   <property name="icon">
    <iconset>
     <normaloff>resources/mActionShowLines.svg</normaloff>resources/mActionShowLines.svg</iconset>
   </property>
   <property name="text">
    <string>Show src/rec lines</string>
   </property>
   <property name="toolTip">
    <string>Show source and receiver lines</string>
   </property>
   <property name="iconVisibleInMenu">
    <bool>false</bool>
   </property>
  </action>
  <action name="actionShowPoints">
   <property name="checkable">
    <bool>true</bool>
   </property>
   <property name="icon">
    <iconset>
     <normaloff>resources/mActionShowPoints.svg</normaloff>resources/mActionShowPoints.svg</iconset>
   </property>
   <property name="text">
    <string>Show src/rec points</string>
   </property>
   <property name="toolTip">
    <string>Show source and receiver points</string>
   </property>
   <property name="iconVisibleInMenu">
    <bool>false</bool>
   </property>
  </action>
  <action name="actionShowPatterns">
   <property name="checkable">
    <bool>true</bool>
   </property>
   <property name="icon">
    <iconset>
     <normaloff>resources/mActionShowPatterns.svg</normaloff>resources/mActionShowPatterns.svg</iconset>
   </property>
   <property name="text">
    <string>Show src/rec patterns</string>
   </property>
   <property name="toolTip">
    <string>Show source and receiver patterns</string>
   </property>
   <property name="iconVisibleInMenu">
    <bool>false</bool>
   </property>
  </action>
  <action name="actionRefreshPlot">
   <property name="icon">
    <iconset>
     <normaloff>resources/mActionRepaint.svg</normaloff>resources/mActionRepaint.svg</iconset>
   </property>
   <property name="text">
    <string>Refresh plot</string>
   </property>
   <property name="toolTip">
    <string>Refresh (repaint) the plot</string>
   </property>
   <property name="shortcut">
    <string>F5</string>
   </property>
   <property name="shortcutContext">
    <enum>Qt::WindowShortcut</enum>
   </property>
  </action>
  <action name="actionQGisCheatSheet">
   <property name="icon">
    <iconset>
     <normaloff>resources/QGIS_logo_2017.svg</normaloff>resources/QGIS_logo_2017.svg</iconset>
   </property>
   <property name="text">
    <string>QGis Cheat Sheet</string>
   </property>
  </action>
  <action name="actionQGisRollInterface">
   <property name="icon">
    <iconset>
     <normaloff>resources/QGIS_logo_2017.svg</normaloff>resources/QGIS_logo_2017.svg</iconset>
   </property>
   <property name="text">
    <string>QGis-Roll Interface</string>
   </property>
   <property name="shortcut">
    <string>Ctrl+H</string>
   </property>
  </action>
  <action name="actionStopPainting">
   <property name="icon">
    <iconset>
     <normaloff>resources/mActionStopPainting.svg</normaloff>resources/mActionStopPainting.svg</iconset>
   </property>
   <property name="text">
    <string>Interrupt plotting</string>
   </property>
   <property name="toolTip">
    <string>Interrupt painting operation</string>
   </property>
   <property name="shortcut">
    <string>Esc</string>
   </property>
  </action>
  <action name="actionArea">
   <property name="checkable">
    <bool>true</bool>
   </property>
   <property name="text">
    <string>Analysis Area</string>
   </property>
  </action>
 </widget>
 <resources/>
 <connections/>
</ui>
